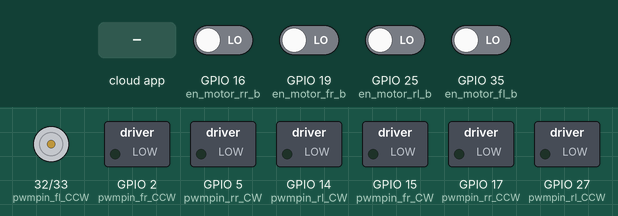
Recording of a sketch running on a simulated ESP32. Shown: motor-driver pin pairs drawn as motors (green arrow = first pin HIGH = forward, orange = second pin HIGH = backward, longer = more drive), switched loads named in the sketch (green lamp = pin HIGH). The test bench sets the inputs (shaded band); at power-on: GPIO 16 (en_motor_rr_b), GPIO 19 (en_motor_fr_b), GPIO 25 (en_motor_rl_b), GPIO 35 (en_motor_fl_b) LOW. The ROS host is connected and sends only what is stated; what the sketch prints to the serial monitor is not drawn.

Above: at 1.2 s.
1.3 s: the phone or cloud app sets linear.x to -100
At 2.0 s:
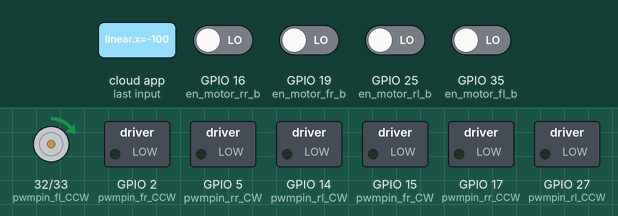
2.8 s: the phone or cloud app sets linear.x to 100
At 4.2 s:
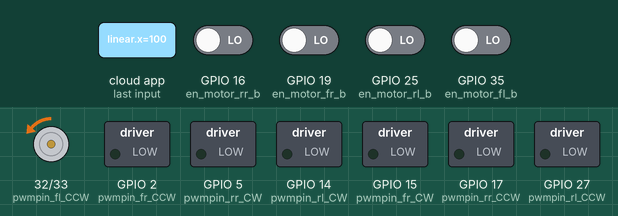
Timing chart, 0 to 5.8 s (numbered marks = the images above; inputs shaded):
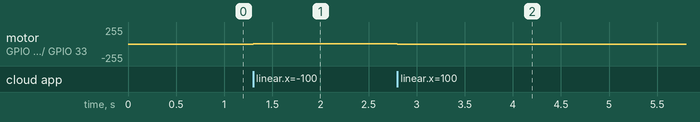

Measured:
- after the input at 1.3 s, motor on GPIO 32 (pwmpin_fl_CCW) / GPIO 33 (pwmpin_fl_CW): stopped → forward 1/255 at once
- after the input at 2.8 s, motor on GPIO 32 (pwmpin_fl_CCW) / GPIO 33 (pwmpin_fl_CW): forward 1/255 → backward 1/255 at once

The sketch:

esp32_code.ino
```cpp
#include <Arduino.h>
#include <micro_ros_arduino.h>
#include <stdio.h>
#include <rcl/rcl.h>
#include <rcl/error_handling.h>
#include <rclc/rclc.h>
#include <rclc/executor.h>
#include <std_msgs/msg/int32_multi_array.h>
#include <geometry_msgs/msg/twist.h>

// Motor 1 (RL) Config
#define en_motor_rl_a 26
#define en_motor_rl_b 25
#define pwmpin_rl_CW 14
#define pwmpin_rl_CCW 27

// Motor 2 (FR) Config
#define en_motor_fr_a 18
#define en_motor_fr_b 19
#define pwmpin_fr_CW 15
#define pwmpin_fr_CCW 2

// Motor 3 (RR) Config
#define en_motor_rr_a 4
#define en_motor_rr_b 16
#define pwmpin_rr_CW 5
#define pwmpin_rr_CCW 17

// Motor 4 (FL) Config
#define en_motor_fl_a 34
#define en_motor_fl_b 35
#define pwmpin_fl_CW 33
#define pwmpin_fl_CCW 32

// Channels
static const int pwm_chn_CW[] = {0, 2, 4, 6};
static const int pwm_chn_CCW[] = {1, 3, 5, 7};

// Vib Sensor Config
#define trig 12

// Motor Function Declarations
void motor_setup();
int GetEncoderTicks(int);
void enc_M1_Callback();
void enc_M2_Callback();
void enc_M3_Callback();
void enc_M4_Callback();

// Vib Function Declarations
void vib_setup();
int vib_read();

// ROSCommunication Class and Class Methods Declarations
class RosCommunication {
  public:
    RosCommunication();
    void setup();
    static void timer_callback(rcl_timer_t * timer, int64_t last_call_time);
    static void pwm_callback(const void *msg_in);
    void communicate();
};

int curr_enc_ticks[4] = { 0 };

void motor_setup(){
  for(int i = 0; i < 4; i++){
    ledcSetup(pwm_chn_CW[i] , 5000, 8);
    ledcSetup(pwm_chn_CCW[i], 5000, 8);
  }

  ledcAttachPin(pwmpin_fl_CW, pwm_chn_CW[0]);
  ledcAttachPin(pwmpin_fl_CCW, pwm_chn_CCW[0]);

  ledcAttachPin(pwmpin_rl_CW, pwm_chn_CW[1]);
  ledcAttachPin(pwmpin_rl_CCW, pwm_chn_CCW[1]);

  ledcAttachPin(pwmpin_fr_CW, pwm_chn_CW[2]);
  ledcAttachPin(pwmpin_fr_CCW, pwm_chn_CCW[2]);

  ledcAttachPin(pwmpin_rr_CW, pwm_chn_CW[3]);
  ledcAttachPin(pwmpin_rr_CCW, pwm_chn_CCW[3]);

  pinMode(en_motor_fl_a, INPUT_PULLDOWN);
  pinMode(en_motor_fl_b, INPUT_PULLDOWN);

  pinMode(en_motor_rl_a, INPUT_PULLDOWN);
  pinMode(en_motor_rl_b, INPUT_PULLDOWN);

  pinMode(en_motor_fr_a, INPUT_PULLDOWN);
  pinMode(en_motor_fr_b, INPUT_PULLDOWN);

  pinMode(en_motor_rr_a, INPUT_PULLDOWN);
  pinMode(en_motor_rr_b, INPUT_PULLDOWN);

  attachInterrupt(digitalPinToInterrupt(en_motor_fl_b), enc_M1_Callback, RISING);
  attachInterrupt(digitalPinToInterrupt(en_motor_rl_b), enc_M2_Callback, RISING);
  attachInterrupt(digitalPinToInterrupt(en_motor_fr_b), enc_M3_Callback, RISING);
  attachInterrupt(digitalPinToInterrupt(en_motor_rr_b), enc_M4_Callback, RISING);
}

void IRAM_ATTR enc_M1_Callback() {
  if (digitalRead(en_motor_fl_a) > 0) {
    curr_enc_ticks[0]++;
  } else {
    curr_enc_ticks[0]--;
  }
}

void IRAM_ATTR enc_M2_Callback() {
  if (digitalRead(en_motor_rl_a) > 0) {
    curr_enc_ticks[1]++;
  } else {
    curr_enc_ticks[1]--;
  }
}

void IRAM_ATTR enc_M3_Callback() {
  if (digitalRead(en_motor_fr_a) > 0) {
    curr_enc_ticks[2]++;
  } else {
    curr_enc_ticks[2]--;
  }
}

void IRAM_ATTR enc_M4_Callback() {
  if (digitalRead(en_motor_rr_a) > 0) {
    curr_enc_ticks[3]++;
  } else {
    curr_enc_ticks[3]--;
  }
}

void vib_setup() {
  pinMode(trig, INPUT);
}

int vib_read() {
  return digitalRead(trig);
}

rclc_executor_t executor;
rclc_support_t support;
rcl_allocator_t allocator;
rcl_node_t node;
rcl_subscription_t pwm_subscriber;
geometry_msgs__msg__Twist pwm_msg;
rcl_publisher_t enc_ticks_publisher;
rcl_timer_t timer;
std_msgs__msg__Int32MultiArray enc_ticks_msg;
#define RCCHECK(fn) { rcl_ret_t temp_rc = fn; if((temp_rc != RCL_RET_OK)){error_loop();}}
#define RCSOFTCHECK(fn) { rcl_ret_t temp_rc = fn; if((temp_rc != RCL_RET_OK)){}}

RosCommunication::RosCommunication() { }

void RosCommunication::setup(){
  Serial.begin(115200);
  set_microros_transports();

  delay(20);

  allocator = rcl_get_default_allocator();
  RCCHECK(rclc_support_init(&support, 0, NULL, &allocator));
  RCCHECK(rclc_node_init_default(&node, "micro_ros_esp32_node", "", &support));

  RCCHECK(rclc_subscription_init_default(&pwm_subscriber, &node, ROSIDL_GET_MSG_TYPE_SUPPORT(geometry_msgs, msg, Twist), "/control/pwm"));
  RCCHECK(rclc_publisher_init_default(&enc_ticks_publisher, &node, ROSIDL_GET_MSG_TYPE_SUPPORT(std_msgs, msg, Int32MultiArray),"/control/encoder_ticks"));
  RCCHECK(rclc_timer_init_default(&timer, &support, RCL_MS_TO_NS(50), timer_callback));

  unsigned int num_handles = 2; // subs + pubs
  RCCHECK(rclc_executor_init(&executor, &support.context, num_handles, &allocator));
  RCCHECK(rclc_executor_add_subscription(&executor, &pwm_subscriber, &pwm_msg, &RosCommunication::pwm_callback, ON_NEW_DATA));
  RCCHECK(rclc_executor_add_timer(&executor, &timer));

  Serial.println("micro_ros_esp32_node has been started");
}

void RosCommunication::timer_callback(rcl_timer_t * timer, int64_t last_call_time) {
  RCLC_UNUSED(last_call_time);
  if (timer != NULL) {
    int32_t enc_ticks_data[4];
    enc_ticks_msg.data.data = enc_ticks_data;
    enc_ticks_msg.data.size = 4;
    for (int i = 0; i < 4; i++) {
      enc_ticks_msg.data.data[i] = curr_enc_ticks[i];
    }
    RCSOFTCHECK(rcl_publish(&enc_ticks_publisher, &enc_ticks_msg, NULL));
  }
}

void RosCommunication::pwm_callback(const void *msg_in){
  const geometry_msgs__msg__Twist * pwm_msg = (const geometry_msgs__msg__Twist *)msg_in;
  int pwm[4] = {(int) pwm_msg->linear.x, (int) pwm_msg->linear.y, (int) pwm_msg->angular.x, (int) pwm_msg->angular.y};

  for (int i = 0; i < 4; i++) {
    if (pwm[i] > 0) {
      ledcWrite(pwm_chn_CCW[i], 0);
      ledcWrite(pwm_chn_CW[i], abs(pwm[i]));
    } else {
      ledcWrite(pwm_chn_CCW[i], abs(pwm[i]));
      ledcWrite(pwm_chn_CW[i], 0);
    }
  }
}

void RosCommunication::communicate(){
	RCSOFTCHECK(rclc_executor_spin_some(&executor, RCL_MS_TO_NS(100)));
  delay(10);
}

RosCommunication ros_communication;

void error_loop(){
  while(1);
}

void setup() {
  motor_setup();
  vib_setup();
  ros_communication.setup();
}

void loop() {
  ros_communication.communicate();
//  ledcWrite(pwm_chn_CCW[2], 0);
//  ledcWrite(pwm_chn_CW[2], 255);
//  ledcWrite(pwm_chn_CCW[2], 0);
//  ledcWrite(pwm_chn_CW[2], 255);
}
```
